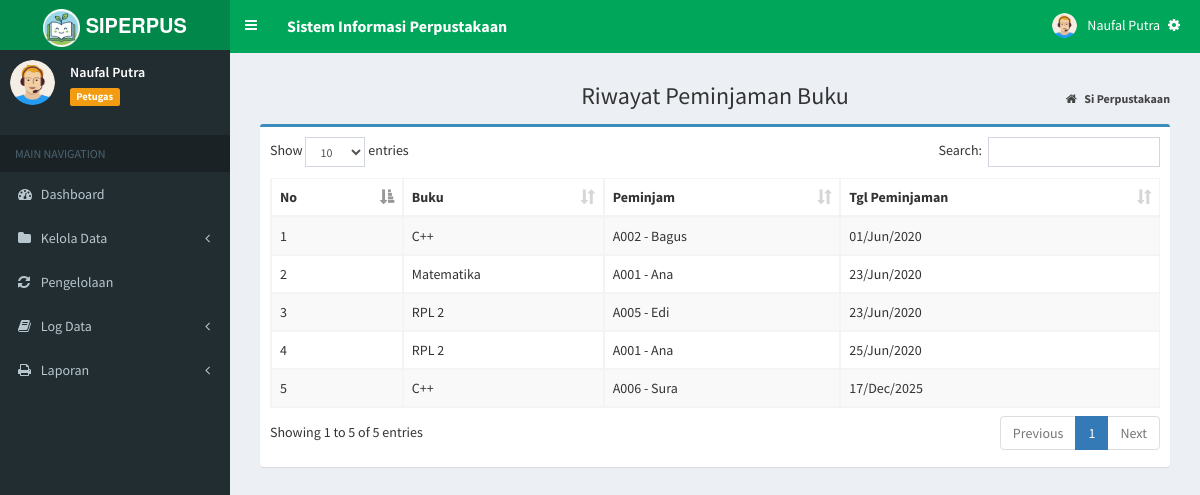
/index.php?page=log_pinjam (signed in), run on an earlier commit of the app's database.
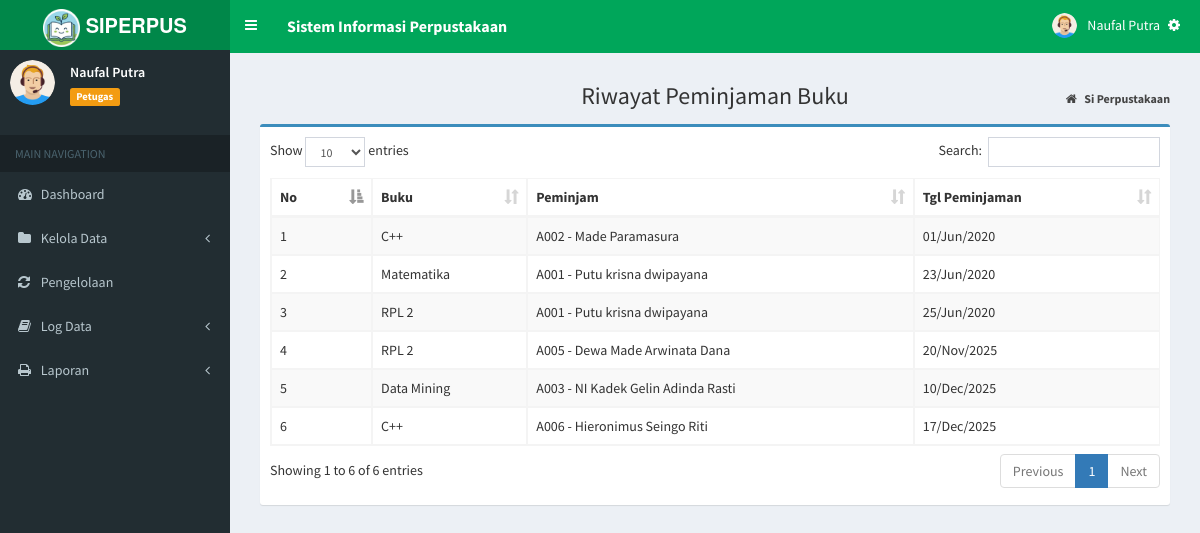
And on a later commit of the database.
### tables this page shows
CREATE TABLE `log_pinjam` (
  `id_log` int NOT NULL AUTO_INCREMENT,
  `id_buku` varchar(10) NOT NULL,
  `id_anggota` varchar(10) NOT NULL,
  `tgl_pinjam` date NOT NULL,
  PRIMARY KEY (`id_log`),
  KEY `id_anggota` (`id_anggota`),
  KEY `id_buku` (`id_buku`),
  CONSTRAINT `log_pinjam_ibfk_1` FOREIGN KEY (`id_anggota`) REFERENCES `tb_anggota` (`id_anggota`) ON DELETE CASCADE ON UPDATE CASCADE,
  CONSTRAINT `log_pinjam_ibfk_2` FOREIGN KEY (`id_buku`) REFERENCES `tb_buku` (`id_buku`) ON DELETE CASCADE ON UPDATE CASCADE
);

CREATE TABLE `tb_buku` (
  `id_buku` varchar(10) NOT NULL,
  `judul_buku` varchar(500) NOT NULL,
  `pengarang` varchar(100) NOT NULL,
  `penerbit` varchar(100) NOT NULL,
  `th_terbit` year NOT NULL,
  PRIMARY KEY (`id_buku`)
);

CREATE TABLE `tb_anggota` (
  `id_anggota` varchar(10) NOT NULL,
  `nama` varchar(100) DEFAULT NULL,
  `jekel` enum('Laki-laki','Perempuan') NOT NULL,
  `jurusan` varchar(50) NOT NULL,
  `no_hp` varchar(15) NOT NULL,
  PRIMARY KEY (`id_anggota`)
);

### admin/log/log_pinjam.php (the view)
<section class="content-header">
	<h1 style="text-align:center;">
		Riwayat Peminjaman Buku
	</h1>
	<ol class="breadcrumb">
		<li>
			<a href="index.php">
				<i class="fa fa-home"></i>
				<b>Si Perpustakaan</b>
			</a>
		</li>
	</ol>
</section>
<section class="content">
	<div class="box box-primary">
		<div class="box-body">
			<div class="table-responsive">
				<table id="example1" class="table table-bordered table-striped">
					<thead>
						<tr>
							<th>No</th>
							<th>Buku</th>
							<th>Peminjam</th>
							<th>Tgl Peminjaman</th>
						</tr>
					</thead>
					<tbody>
						<?php
                  $no = 1;
                  $sql = $koneksi->query("SELECT b.judul_buku, a.id_anggota, a.nama, l.tgl_pinjam
                  from log_pinjam l inner join tb_buku b on l.id_buku=b.id_buku
				  inner join tb_anggota a on l.id_anggota=a.id_anggota order by tgl_pinjam asc");
                  while ($data= $sql->fetch_assoc()) {
                ?>
						<tr>
							<td>
								<?php echo $no++; ?>
							</td>
							<td>
								<?php echo $data['judul_buku']; ?>
							</td>
							<td>
								<?php echo $data['id_anggota']; ?>
								-
								<?php echo $data['nama']; ?>
							</td>
							<td>
								<?php  $tgl = $data['tgl_pinjam']; echo date("d/M/Y", strtotime($tgl))?>
							</td>
						</tr>
						<?php
                  }
                ?>
					</tbody>
				</table>
			</div>
		</div>
	</div>
</section>

What changed in the data, as far as the page shows it:
changed through a linked row, log_pinjam: id_anggota.nama "Bagus" → "Made Paramasura"
changed through a linked row, log_pinjam "23/Jun/2020": id_anggota.nama "Ana" → "Putu krisna dwipayana"
changed through a linked row, log_pinjam "25/Jun/2020": id_anggota.nama "Ana" → "Putu krisna dwipayana"; moves up the list
changed log_pinjam: id_anggota.nama "Edi" → "Dewa Made Arwinata Dana"; tgl_pinjam "23/Jun/2020" → "20/Nov/2025"
added log_pinjam: id_buku.judul_buku "Data Mining", id_anggota.id_anggota "A003", id_anggota.nama "NI Kadek Gelin Adinda Rasti", tgl_pinjam "10/Dec/2025"
changed through a linked row, log_pinjam: id_anggota.nama "Sura" → "Hieronimus Seingo Riti"
Also different on the page:
text written by a page script: "Show entries Search: Showing 1 to 5 of 5 entries Previous 1 Next" → "Show entries Search: Showing 1 to 6 of 6 entries Previous 1 Next"
